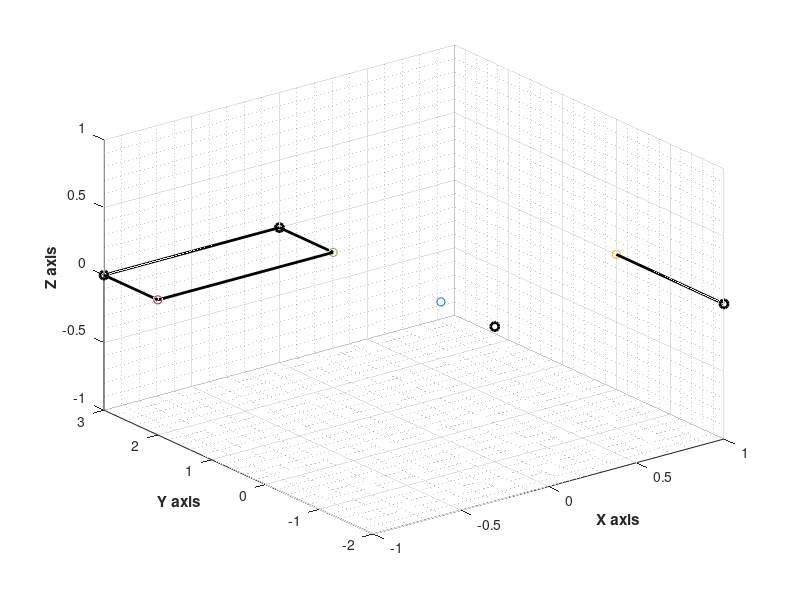

Write MATLAB code to recreate this figure.
plot3(0, 0, 0, 'o', 0, -1, 0, 'o', 'color',[0 0 0], 'LineWidth', 2);
hold on
plot3(1, 0, 0, 'o', 1, -2, 0, 'o', 'color',[0 0 0], 'LineWidth', 2);
hold off

hold on
plot3(0, 2, 0, 'o', 0, 3, 0, 'o', 'color',[0 0 0], 'LineWidth', 2);
hold off

hold on
plot3(-1, 2, 0, 'o', -1, 3, 0, 'o', 'color',[0 0 0], 'LineWidth', 2);
hold off

p1 = [0, 0];
p2 = [0, -1];
p4 = [1, 0];
p3 = [1, -2];
p5 = [0, 2];
p6 = [0, 3];
p8 = [-1, 2];
p7 = [-1, 3];

hold on
plot([p3(1) p4(1)], [p3(2) p4(2)], 'color',[0 0 0], 'LineWidth', 2);
hold off

hold on
plot([p5(1) p6(1)], [p5(2) p6(2)], 'color',[0 0 0], 'LineWidth', 2);
hold off

hold on
plot([p6(1) p7(1)], [p6(2) p7(2)], 'color',[0 0 0], 'LineWidth', 2);
hold off

hold on
plot([p7(1) p8(1)], [p7(2) p8(2)], 'color',[0 0 0], 'LineWidth', 2);
hold off

hold on
plot([p8(1) p5(1)], [p8(2) p5(2)], 'color',[0 0 0], 'LineWidth', 2);
hold off

xlabel('X axis','fontweight','bold')
ylabel('Y axis','fontweight','bold')
zlabel('Z axis','fontweight','bold')

grid on
grid minor